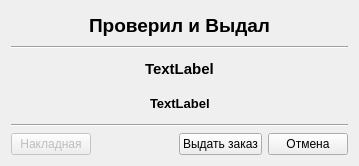
<?xml version="1.0" encoding="UTF-8"?>
<ui version="4.0">
 <class>OrderReleaseDialog</class>
 <widget class="QDialog" name="OrderReleaseDialog">
  <property name="geometry">
   <rect>
    <x>0</x>
    <y>0</y>
    <width>359</width>
    <height>166</height>
   </rect>
  </property>
  <property name="windowTitle">
   <string>Dialog</string>
  </property>
  <layout class="QVBoxLayout" name="verticalLayout">
   <item>
    <layout class="QHBoxLayout" name="horizontalLayout_2">
     <item>
      <spacer name="horizontalSpacer_2">
       <property name="orientation">
        <enum>Qt::Horizontal</enum>
       </property>
       <property name="sizeHint" stdset="0">
        <size>
         <width>40</width>
         <height>20</height>
        </size>
       </property>
      </spacer>
     </item>
     <item>
      <widget class="QLabel" name="label_2">
       <property name="font">
        <font>
         <pointsize>14</pointsize>
         <weight>75</weight>
         <bold>true</bold>
        </font>
       </property>
       <property name="text">
        <string>Проверил и Выдал</string>
       </property>
      </widget>
     </item>
     <item>
      <spacer name="horizontalSpacer_3">
       <property name="orientation">
        <enum>Qt::Horizontal</enum>
       </property>
       <property name="sizeHint" stdset="0">
        <size>
         <width>40</width>
         <height>20</height>
        </size>
       </property>
      </spacer>
     </item>
    </layout>
   </item>
   <item>
    <widget class="Line" name="line">
     <property name="orientation">
      <enum>Qt::Horizontal</enum>
     </property>
    </widget>
   </item>
   <item>
    <layout class="QHBoxLayout" name="horizontalLayout_3">
     <item>
      <spacer name="horizontalSpacer_4">
       <property name="orientation">
        <enum>Qt::Horizontal</enum>
       </property>
       <property name="sizeHint" stdset="0">
        <size>
         <width>40</width>
         <height>20</height>
        </size>
       </property>
      </spacer>
     </item>
     <item>
      <widget class="QLabel" name="client">
       <property name="font">
        <font>
         <pointsize>11</pointsize>
         <weight>75</weight>
         <bold>true</bold>
        </font>
       </property>
       <property name="text">
        <string>TextLabel</string>
       </property>
      </widget>
     </item>
     <item>
      <spacer name="horizontalSpacer_5">
       <property name="orientation">
        <enum>Qt::Horizontal</enum>
       </property>
       <property name="sizeHint" stdset="0">
        <size>
         <width>40</width>
         <height>20</height>
        </size>
       </property>
      </spacer>
     </item>
    </layout>
   </item>
   <item>
    <layout class="QHBoxLayout" name="horizontalLayout_4">
     <item>
      <spacer name="horizontalSpacer_6">
       <property name="orientation">
        <enum>Qt::Horizontal</enum>
       </property>
       <property name="sizeHint" stdset="0">
        <size>
         <width>40</width>
         <height>20</height>
        </size>
       </property>
      </spacer>
     </item>
     <item>
      <widget class="QLabel" name="date">
       <property name="font">
        <font>
         <pointsize>10</pointsize>
         <weight>75</weight>
         <bold>true</bold>
        </font>
       </property>
       <property name="text">
        <string>TextLabel</string>
       </property>
      </widget>
     </item>
     <item>
      <spacer name="horizontalSpacer_7">
       <property name="orientation">
        <enum>Qt::Horizontal</enum>
       </property>
       <property name="sizeHint" stdset="0">
        <size>
         <width>40</width>
         <height>20</height>
        </size>
       </property>
      </spacer>
     </item>
    </layout>
   </item>
   <item>
    <widget class="Line" name="line_2">
     <property name="orientation">
      <enum>Qt::Horizontal</enum>
     </property>
    </widget>
   </item>
   <item>
    <layout class="QHBoxLayout" name="horizontalLayout">
     <item>
      <widget class="QPushButton" name="invoice">
       <property name="enabled">
        <bool>false</bool>
       </property>
       <property name="text">
        <string>Накладная</string>
       </property>
      </widget>
     </item>
     <item>
      <spacer name="horizontalSpacer_8">
       <property name="orientation">
        <enum>Qt::Horizontal</enum>
       </property>
       <property name="sizeHint" stdset="0">
        <size>
         <width>40</width>
         <height>20</height>
        </size>
       </property>
      </spacer>
     </item>
     <item>
      <widget class="QPushButton" name="yes">
       <property name="text">
        <string>Выдать заказ</string>
       </property>
      </widget>
     </item>
     <item>
      <widget class="QPushButton" name="no">
       <property name="text">
        <string>Отмена</string>
       </property>
      </widget>
     </item>
    </layout>
   </item>
  </layout>
 </widget>
 <resources/>
 <connections/>
</ui>
